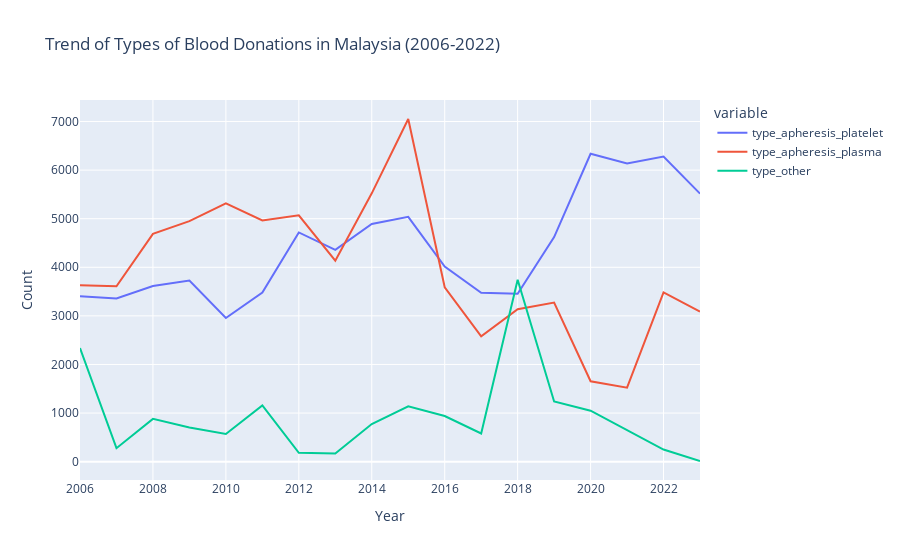

Here is the notebook cell this chart was saved with:
### Markdown cell above
After visualizations of the trend. We can notice  that there is a significant drop between 2019-2021.

### Code cell
all_type_donation = donation[donation['state'] == 'Malaysia']
all_type_donation['year'] = pd.to_datetime(all_type_donation['date']).dt.year

yearly_sums = all_type_donation.groupby('year').agg({ 'type_apheresis_platelet': 'sum', 'type_apheresis_plasma': 'sum', 'type_other': 'sum'}).reset_index()

fig = px.line(yearly_sums, x='year', y=[ 'type_apheresis_platelet', 'type_apheresis_plasma', 'type_other'],
              title='Trend of Types of Blood Donations in Malaysia (2006-2022)')
fig.update_xaxes(title='Year')
fig.update_yaxes(title='Count')

fig.show()

### Figure 1 — Plotly figure (JSON) as saved in the notebook; plotly's stock layout.template omitted (floating-point values rounded to 4 significant figures)
{"data": [{"hovertemplate": "variable=type_apheresis_platelet<br>year=%{x}<br>value=%{y}<extra></extra>", "legendgroup": "type_apheresis_platelet", "line": {"color": "#636efa", "dash": "solid"}, "marker": {"symbol": "circle"}, "mode": "lines", "name": "type_apheresis_platelet", "orientation": "v", "showlegend": true, "type": "scatter", "x": [2006, 2007, 2008, 2009, 2010, 2011, 2012, 2013, 2014, 2015, 2016, 2017, 2018, 2019, 2020, 2021, 2022, 2023], "xaxis": "x", "y": [3405, 3357, 3616, 3726, 2956, 3479, 4717, 4360, 4893, 5038, 4014, 3477, 3454, 4622, 6336, 6135, 6281, 5516], "yaxis": "y"}, {"hovertemplate": "variable=type_apheresis_plasma<br>year=%{x}<br>value=%{y}<extra></extra>", "legendgroup": "type_apheresis_plasma", "line": {"color": "#EF553B", "dash": "solid"}, "marker": {"symbol": "circle"}, "mode": "lines", "name": "type_apheresis_plasma", "orientation": "v", "showlegend": true, "type": "scatter", "x": [2006, 2007, 2008, 2009, 2010, 2011, 2012, 2013, 2014, 2015, 2016, 2017, 2018, 2019, 2020, 2021, 2022, 2023], "xaxis": "x", "y": [3629, 3610, 4687, 4950, 5314, 4964, 5071, 4137, 5522, 7052, 3588, 2581, 3135, 3274, 1654, 1521, 3483, 3088], "yaxis": "y"}, {"hovertemplate": "variable=type_other<br>year=%{x}<br>value=%{y}<extra></extra>", "legendgroup": "type_other", "line": {"color": "#00cc96", "dash": "solid"}, "marker": {"symbol": "circle"}, "mode": "lines", "name": "type_other", "orientation": "v", "showlegend": true, "type": "scatter", "x": [2006, 2007, 2008, 2009, 2010, 2011, 2012, 2013, 2014, 2015, 2016, 2017, 2018, 2019, 2020, 2021, 2022, 2023], "xaxis": "x", "y": [2338, 277, 880, 702, 568, 1158, 183, 166, 775, 1138, 939, 580, 3744, 1238, 1049, 641, 249, 13], "yaxis": "y"}], "layout": {"legend": {"title": {"text": "variable"}, "tracegroupgap": 0}, "title": {"text": "Trend of Types of Blood Donations in Malaysia (2006-2022)"}, "xaxis": {"anchor": "y", "domain": [0, 1], "title": {"text": "Year"}}, "yaxis": {"anchor": "x", "domain": [0, 1], "title": {"text": "Count"}}}}
